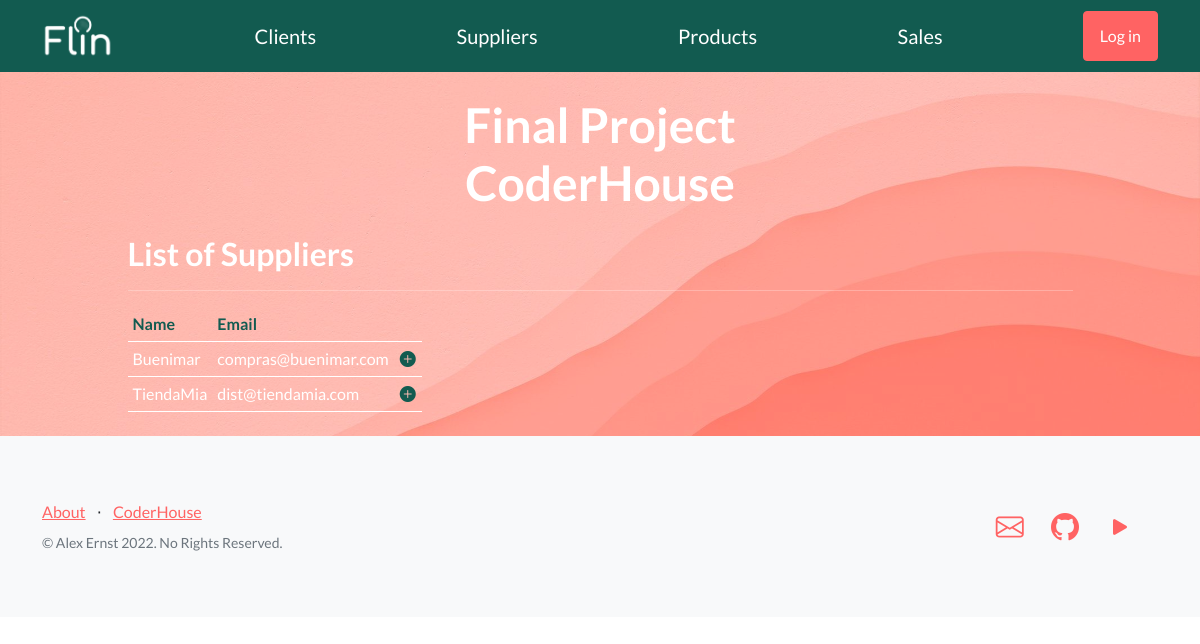
Screenshot of /suppliers/ with the database file from the repository.
### suppliers/models.py (models this page shows)
class Supplier(models.Model):
    name = models.CharField(max_length=40)
    phone = models.IntegerField()
    email = models.EmailField()
    bank_account = models.CharField(max_length=40)
    working_since = models.DateField(default="2000-01-01")

### suppliers/views.py (the view)
# urls.py: path('', views.SupplierListView.as_view(), name='supplier-list'),
class SupplierListView(ListView):
    model = Supplier
    template_name = "suppliers/supplier_list.html"

### suppliers/templates/suppliers/supplier_list.html (shortened to what this page needs)
{% extends "main/index.html" %}
{% load static %}
{% block content %}
<h2>List of Suppliers</h2>
<hr>
{% if supplier_list %}
    <table>
            <tr style="border-bottom: 1px solid #fff">
            <th style="padding: 5px; color: #125B50">Name</th>
            <th style="padding: 5px; color: #125B50">Email</th>
            </tr>
        {% for supplier in supplier_list %}
        <tr style="border-bottom: 1px solid #fff">
           <td style="padding: 5px">{{supplier.name}} </td><td style="padding: 5px">{{supplier.email}}</td>
            <td><a href="{% url 'suppliers:supplier-detail' supplier.id %}" style="padding: 5px">
                <i class="bi-plus-circle-fill" style="color: #125B50"> </i>
            </a></td>
        </tr>
    {% endfor %}
    </table>
{% else %}
<h4><p style="color: #125B50">No suppliers yet</p></h4>
{% endif %}
{% endblock %}

### rows the page displays
Supplier: name "Buenimar", email "compras@buenimar.com"
Supplier: name "TiendaMia", email "dist@tiendamia.com"
